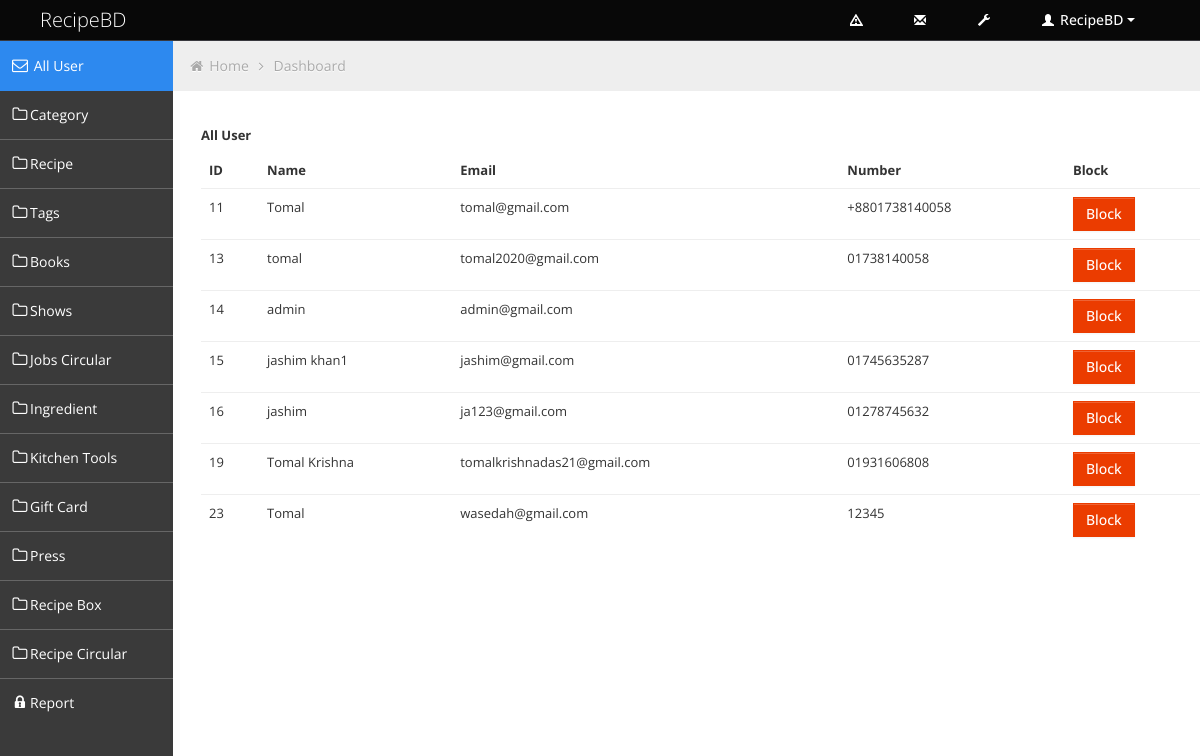
/admin/all-user.php, run on the app's committed database.
### tables this page shows
CREATE TABLE `users` (
  `id` int(100) NOT NULL,
  `name` varchar(200) NOT NULL,
  `usertype` varchar(50) NOT NULL,
  `email` varchar(200) NOT NULL,
  `number` varchar(100) NOT NULL,
  `password` varchar(100) NOT NULL,
  `status` varchar(100) NOT NULL DEFAULT '1'
);

### admin/all-user.php (the view, shortened to what this page needs)
<?php include('header.php') ?>
	<div class="container-fluid-full">
	<div class="row-fluid">
<?php include('sidebar.php'); ?>
			<div id="content" class="span10">
			<ul class="breadcrumb">
				<li>
					<i class="icon-home"></i>
					<a href="index.html">Home</a>
					<i class="icon-angle-right"></i>
				</li>
				<li><a href="#">Dashboard</a></li>
			</ul>
           <?php include 'db.php' ?>
            <div class="container my-5">
                <h5 class=" py-3">All User</h5>
            <div class="container">
                    <table class="table bg-white " style="font-size: 13px;">
                    <thead class="bg-white">
                        <tr>
                            <th scope="col">ID </th>
                            <th scope="col">Name </th>
                            <th scope="col">Email </th>
                            <th scope="col">Number </th>
                            <th scope="col">Block</th>
                        </tr>
                    </thead>
                    <tbody class="text-secondary bg-light">
                        <?php
                        $user_list_query ="SELECT * FROM users";
                        $run_user_list_query =mysqli_query($conn,$user_list_query);
                    while($user_list = mysqli_fetch_assoc($run_user_list_query))
                    {?>
                    <tr>
                        <td><?php echo $user_list['id'] ?></td>
                        <td><?php echo $user_list['name'] ?></td>
                        <td><?php echo $user_list['email'] ?></td>
                        <td><?php echo $user_list['number'] ?></td>
                        <td class="text-center"><?php
                            if($user_list['status']=='1'){
                            echo"<a href='block.php?id=$user_list[id]' class=' btn btn-danger'> Block </a>";
                            }else{
                            echo"<a href='unblock.php?id=$user_list[id]' class=' btn btn-success'>Unblock</a>";
                            }
                        ?></td>
                    </tr>
                    <?php   } ?>
                    </tbody>
                </table>
            </div>
            </div>
			</div>
	</div>
	</div>
<?php include('footer.php'); ?>

### admin/css/style.css (style rules this page uses)
body { background: #F5F5F5; color: #333; border: none; font-family: 'Open Sans', sans-serif; font-weight: 400; }
h5 { font-size: 13px; line-height: 13px; }
#content { background: #ffffff; filter: none; min-height: 100%; padding: 20px 20px; position: relative; }
.breadcrumb { margin: -28px -28px 28px -28px; line-height: 34px; background: #eee; border: 0px; color: #aaa; -webkit-box-shadow: none; -moz-box-shadow: none; box-shadow: none; -webkit-border-radius: 0px; -moz-border-radius: 0px; border-radius: 0px; }
.breadcrumb a { color: #aaa; text-shadow: 0px 1px 1px #fff; }
.btn { display: inline-block; padding: 6px 12px; margin-bottom: 0; font-size: 14px; font-weight: 500; line-height: 20px; text-align: center; white-space: nowrap; vertical-align: middle; cursor: pointer; border: 1px solid #a7a9aa; -webkit-border-radius: 0px !important; border-radius: 0px !important; }
.btn { color: #ffffff; background-color: #a7a9aa; border-color: #a7a9aa; background-image: none; filter: none; text-shadow: none; }
.btn-danger { background-color: #EB3C00; border-color: #EB3C00; }
.table th, .table td { border-top: 1px solid #eee; }

### admin/css/style-responsive.css (style rules this page uses)
@media (min-width: 1200px) { .container-fluid-full { overflow: hidden; position: relative; height: 100%; } }
@media (min-width: 1200px) { #content { width: 85.578%; padding: 28px; margin: 0px 0px; margin-left: 14.422% !important; } }

### admin/css/halflings.css (style rules this page uses)
html, html .halflings { -webkit-font-smoothing: antialiased !important; }

### data on the page
users: id "11", name "Tomal", email "tomal@gmail.com", number "+8801738140058"
users: id "13", name "tomal", email "tomal2020@gmail.com", number "01738140058"
users: id "14", name "admin", email "admin@gmail.com"
users: id "15", name "jashim khan1", email "jashim@gmail.com", number "01745635287"
users: id "16", name "jashim", email "ja123@gmail.com", number "01278745632"
users: id "19", name "Tomal Krishna", email "tomalkrishnadas21@gmail.com", number "01931606808"
users: id "23", name "Tomal", email "wasedah@gmail.com", number "12345"
